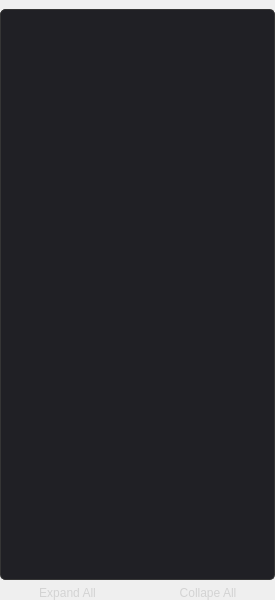
<?xml version="1.0" encoding="UTF-8"?>
<ui version="4.0">
 <class>Widget</class>
 <widget class="QWidget" name="Widget">
  <property name="geometry">
   <rect>
    <x>0</x>
    <y>0</y>
    <width>275</width>
    <height>600</height>
   </rect>
  </property>
  <property name="minimumSize">
   <size>
    <width>275</width>
    <height>0</height>
   </size>
  </property>
  <property name="windowTitle">
   <string>Friendlist</string>
  </property>
  <property name="styleSheet">
   <string notr="true">QDialog {
	background-color: #272b30;
    color: lightgrey;
}

* {
	color: lightgrey;
   border-radius: 5px;
}

QHeaderView::section {
    background: #272b30;
    border-radius: 5px;
    padding: 3px;
}

QFrame#friendlist {
	border-style:solid;
	border-width:1px;
	border-color:#353535;
	color:silver;
	padding:5px;
	background-color:#202025;
	border-top-right-radius : 5px;
	border-top-left-radius : 5px; 	
	border-bottom-left-radius : 5px;
	border-bottom-right-radius : 5px; 
}

/* Scrollbars*/
QScrollBar {
	background-color: #272b30;
    border-radius: 5px;
}

QScrollBar::add-page:horizontal, QScrollBar::sub-page:horizontal {
   background: none;
}
</string>
  </property>
  <layout class="QVBoxLayout" name="verticalLayout_3" stretch="0">
   <property name="margin">
    <number>0</number>
   </property>
   <item>
    <widget class="QFrame" name="frame">
     <property name="frameShape">
      <enum>QFrame::Panel</enum>
     </property>
     <property name="frameShadow">
      <enum>QFrame::Raised</enum>
     </property>
     <property name="lineWidth">
      <number>2</number>
     </property>
     <layout class="QGridLayout" name="gridLayout">
      <property name="leftMargin">
       <number>0</number>
      </property>
      <property name="rightMargin">
       <number>0</number>
      </property>
      <property name="bottomMargin">
       <number>0</number>
      </property>
      <item row="1" column="1">
       <widget class="QPushButton" name="pushButton_3">
        <property name="text">
         <string>Collape All</string>
        </property>
       </widget>
      </item>
      <item row="1" column="0">
       <widget class="QPushButton" name="pushButton_2">
        <property name="text">
         <string>Expand All</string>
        </property>
       </widget>
      </item>
      <item row="0" column="0" colspan="2">
       <widget class="QTreeView" name="friendlist">
        <property name="contextMenuPolicy">
         <enum>Qt::CustomContextMenu</enum>
        </property>
        <property name="styleSheet">
         <string notr="true"> QTreeView::branch:has-children {
   border-image: none;
   image: url(res/client/folder.png);
 }

QFrame {
	color:silver;
	background-color:#202025;
}</string>
        </property>
        <property name="editTriggers">
         <set>QAbstractItemView::NoEditTriggers</set>
        </property>
        <property name="showDropIndicator" stdset="0">
         <bool>false</bool>
        </property>
        <property name="dragDropMode">
         <enum>QAbstractItemView::NoDragDrop</enum>
        </property>
        <property name="selectionMode">
         <enum>QAbstractItemView::NoSelection</enum>
        </property>
        <property name="indentation">
         <number>10</number>
        </property>
        <property name="uniformRowHeights">
         <bool>true</bool>
        </property>
        <property name="sortingEnabled">
         <bool>true</bool>
        </property>
       </widget>
      </item>
     </layout>
    </widget>
   </item>
  </layout>
 </widget>
 <resources/>
 <connections>
  <connection>
   <sender>pushButton_2</sender>
   <signal>clicked()</signal>
   <receiver>friendlist</receiver>
   <slot>expandAll()</slot>
   <hints>
    <hint type="sourcelabel">
     <x>127</x>
     <y>366</y>
    </hint>
    <hint type="destinationlabel">
     <x>153</x>
     <y>277</y>
    </hint>
   </hints>
  </connection>
  <connection>
   <sender>pushButton_3</sender>
   <signal>clicked()</signal>
   <receiver>friendlist</receiver>
   <slot>collapseAll()</slot>
   <hints>
    <hint type="sourcelabel">
     <x>270</x>
     <y>364</y>
    </hint>
    <hint type="destinationlabel">
     <x>245</x>
     <y>224</y>
    </hint>
   </hints>
  </connection>
 </connections>
</ui>
